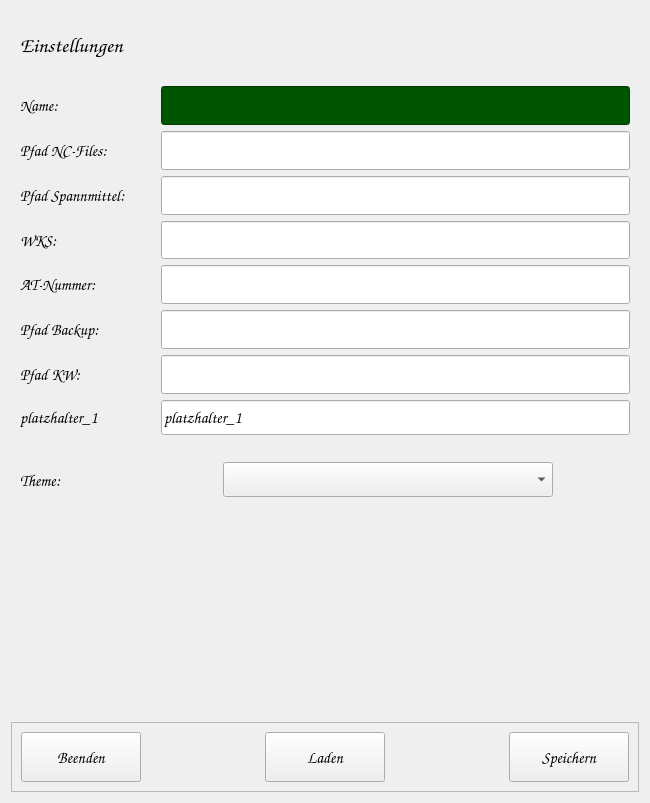
<?xml version="1.0" encoding="UTF-8"?>
<ui version="4.0">
 <class>frm_settings</class>
 <widget class="QWidget" name="frm_settings">
  <property name="windowModality">
   <enum>Qt::WindowModality::ApplicationModal</enum>
  </property>
  <property name="geometry">
   <rect>
    <x>0</x>
    <y>0</y>
    <width>650</width>
    <height>803</height>
   </rect>
  </property>
  <property name="minimumSize">
   <size>
    <width>650</width>
    <height>680</height>
   </size>
  </property>
  <property name="maximumSize">
   <size>
    <width>650</width>
    <height>1200</height>
   </size>
  </property>
  <property name="windowTitle">
   <string>Einstellungen</string>
  </property>
  <property name="windowIcon">
   <iconset>
    <normaloff>:/Buttons/download.png</normaloff>:/Buttons/download.png</iconset>
  </property>
  <layout class="QVBoxLayout" name="verticalLayout">
   <item>
    <widget class="QWidget" name="wg_title" native="true">
     <property name="sizePolicy">
      <sizepolicy hsizetype="Fixed" vsizetype="Fixed">
       <horstretch>0</horstretch>
       <verstretch>0</verstretch>
      </sizepolicy>
     </property>
     <property name="minimumSize">
      <size>
       <width>500</width>
       <height>60</height>
      </size>
     </property>
     <property name="maximumSize">
      <size>
       <width>500</width>
       <height>60</height>
      </size>
     </property>
     <layout class="QHBoxLayout" name="horizontalLayout">
      <item>
       <widget class="QLabel" name="lb_title_text">
        <property name="minimumSize">
         <size>
          <width>200</width>
          <height>50</height>
         </size>
        </property>
        <property name="maximumSize">
         <size>
          <width>400</width>
          <height>60</height>
         </size>
        </property>
        <property name="font">
         <font>
          <family>Comic Sans MS</family>
          <pointsize>16</pointsize>
          <bold>true</bold>
         </font>
        </property>
        <property name="text">
         <string>Einstellungen</string>
        </property>
        <property name="alignment">
         <set>Qt::AlignmentFlag::AlignLeading|Qt::AlignmentFlag::AlignLeft|Qt::AlignmentFlag::AlignVCenter</set>
        </property>
       </widget>
      </item>
      <item>
       <spacer name="horizontalSpacer">
        <property name="orientation">
         <enum>Qt::Orientation::Horizontal</enum>
        </property>
        <property name="sizeHint" stdset="0">
         <size>
          <width>40</width>
          <height>20</height>
         </size>
        </property>
       </spacer>
      </item>
     </layout>
    </widget>
   </item>
   <item>
    <widget class="QWidget" name="wg_formular" native="true">
     <property name="sizePolicy">
      <sizepolicy hsizetype="Fixed" vsizetype="Expanding">
       <horstretch>0</horstretch>
       <verstretch>0</verstretch>
      </sizepolicy>
     </property>
     <property name="minimumSize">
      <size>
       <width>500</width>
       <height>300</height>
      </size>
     </property>
     <property name="maximumSize">
      <size>
       <width>800</width>
       <height>1000</height>
      </size>
     </property>
     <property name="font">
      <font>
       <pointsize>10</pointsize>
      </font>
     </property>
     <layout class="QFormLayout" name="formLayout">
      <item row="1" column="0">
       <widget class="QLabel" name="lb_nc_base_path">
        <property name="minimumSize">
         <size>
          <width>130</width>
          <height>35</height>
         </size>
        </property>
        <property name="maximumSize">
         <size>
          <width>250</width>
          <height>50</height>
         </size>
        </property>
        <property name="font">
         <font>
          <family>Comic Sans MS</family>
          <pointsize>12</pointsize>
          <bold>true</bold>
         </font>
        </property>
        <property name="text">
         <string>Pfad NC-Files:</string>
        </property>
        <property name="alignment">
         <set>Qt::AlignmentFlag::AlignLeading|Qt::AlignmentFlag::AlignLeft|Qt::AlignmentFlag::AlignVCenter</set>
        </property>
       </widget>
      </item>
      <item row="1" column="1">
       <widget class="QLineEdit" name="le_nc_base_path">
        <property name="sizePolicy">
         <sizepolicy hsizetype="Expanding" vsizetype="Expanding">
          <horstretch>0</horstretch>
          <verstretch>0</verstretch>
         </sizepolicy>
        </property>
        <property name="minimumSize">
         <size>
          <width>330</width>
          <height>35</height>
         </size>
        </property>
        <property name="maximumSize">
         <size>
          <width>900</width>
          <height>50</height>
         </size>
        </property>
        <property name="font">
         <font>
          <family>Comic Sans MS</family>
          <pointsize>12</pointsize>
         </font>
        </property>
        <property name="text">
         <string/>
        </property>
       </widget>
      </item>
      <item row="2" column="0">
       <widget class="QLabel" name="lb_spannmittel_basis_pfad">
        <property name="minimumSize">
         <size>
          <width>135</width>
          <height>35</height>
         </size>
        </property>
        <property name="maximumSize">
         <size>
          <width>250</width>
          <height>50</height>
         </size>
        </property>
        <property name="font">
         <font>
          <family>Comic Sans MS</family>
          <pointsize>12</pointsize>
          <bold>true</bold>
         </font>
        </property>
        <property name="text">
         <string>Pfad Spannmittel: </string>
        </property>
        <property name="alignment">
         <set>Qt::AlignmentFlag::AlignLeading|Qt::AlignmentFlag::AlignLeft|Qt::AlignmentFlag::AlignVCenter</set>
        </property>
       </widget>
      </item>
      <item row="2" column="1">
       <widget class="QLineEdit" name="le_spannmittel_basis_pfad">
        <property name="sizePolicy">
         <sizepolicy hsizetype="Expanding" vsizetype="Expanding">
          <horstretch>0</horstretch>
          <verstretch>0</verstretch>
         </sizepolicy>
        </property>
        <property name="minimumSize">
         <size>
          <width>330</width>
          <height>35</height>
         </size>
        </property>
        <property name="maximumSize">
         <size>
          <width>900</width>
          <height>50</height>
         </size>
        </property>
        <property name="font">
         <font>
          <family>Comic Sans MS</family>
          <pointsize>12</pointsize>
         </font>
        </property>
       </widget>
      </item>
      <item row="3" column="0">
       <widget class="QLabel" name="lb_wks">
        <property name="minimumSize">
         <size>
          <width>130</width>
          <height>35</height>
         </size>
        </property>
        <property name="maximumSize">
         <size>
          <width>250</width>
          <height>50</height>
         </size>
        </property>
        <property name="font">
         <font>
          <family>Comic Sans MS</family>
          <pointsize>12</pointsize>
          <bold>true</bold>
         </font>
        </property>
        <property name="text">
         <string>WKS:</string>
        </property>
        <property name="alignment">
         <set>Qt::AlignmentFlag::AlignLeading|Qt::AlignmentFlag::AlignLeft|Qt::AlignmentFlag::AlignVCenter</set>
        </property>
       </widget>
      </item>
      <item row="3" column="1">
       <widget class="QLineEdit" name="le_wks">
        <property name="sizePolicy">
         <sizepolicy hsizetype="Expanding" vsizetype="Expanding">
          <horstretch>0</horstretch>
          <verstretch>0</verstretch>
         </sizepolicy>
        </property>
        <property name="minimumSize">
         <size>
          <width>330</width>
          <height>35</height>
         </size>
        </property>
        <property name="maximumSize">
         <size>
          <width>900</width>
          <height>50</height>
         </size>
        </property>
        <property name="font">
         <font>
          <family>Comic Sans MS</family>
          <pointsize>12</pointsize>
         </font>
        </property>
       </widget>
      </item>
      <item row="4" column="0">
       <widget class="QLabel" name="lb_projekt_prefix">
        <property name="minimumSize">
         <size>
          <width>130</width>
          <height>35</height>
         </size>
        </property>
        <property name="maximumSize">
         <size>
          <width>250</width>
          <height>50</height>
         </size>
        </property>
        <property name="font">
         <font>
          <family>Comic Sans MS</family>
          <pointsize>12</pointsize>
          <bold>true</bold>
         </font>
        </property>
        <property name="text">
         <string>AT-Nummer:</string>
        </property>
        <property name="alignment">
         <set>Qt::AlignmentFlag::AlignLeading|Qt::AlignmentFlag::AlignLeft|Qt::AlignmentFlag::AlignVCenter</set>
        </property>
       </widget>
      </item>
      <item row="4" column="1">
       <widget class="QLineEdit" name="le_projekt_prefix">
        <property name="sizePolicy">
         <sizepolicy hsizetype="Expanding" vsizetype="Expanding">
          <horstretch>0</horstretch>
          <verstretch>0</verstretch>
         </sizepolicy>
        </property>
        <property name="minimumSize">
         <size>
          <width>330</width>
          <height>35</height>
         </size>
        </property>
        <property name="maximumSize">
         <size>
          <width>900</width>
          <height>50</height>
         </size>
        </property>
        <property name="font">
         <font>
          <family>Comic Sans MS</family>
          <pointsize>12</pointsize>
         </font>
        </property>
       </widget>
      </item>
      <item row="5" column="0">
       <widget class="QLabel" name="lb_pfad_backup">
        <property name="minimumSize">
         <size>
          <width>130</width>
          <height>35</height>
         </size>
        </property>
        <property name="maximumSize">
         <size>
          <width>250</width>
          <height>50</height>
         </size>
        </property>
        <property name="font">
         <font>
          <family>Comic Sans MS</family>
          <pointsize>12</pointsize>
          <bold>true</bold>
         </font>
        </property>
        <property name="text">
         <string>Pfad Backup:</string>
        </property>
        <property name="alignment">
         <set>Qt::AlignmentFlag::AlignLeading|Qt::AlignmentFlag::AlignLeft|Qt::AlignmentFlag::AlignVCenter</set>
        </property>
       </widget>
      </item>
      <item row="5" column="1">
       <widget class="QLineEdit" name="le_pfad_backup">
        <property name="sizePolicy">
         <sizepolicy hsizetype="Expanding" vsizetype="Expanding">
          <horstretch>0</horstretch>
          <verstretch>0</verstretch>
         </sizepolicy>
        </property>
        <property name="minimumSize">
         <size>
          <width>330</width>
          <height>35</height>
         </size>
        </property>
        <property name="maximumSize">
         <size>
          <width>900</width>
          <height>50</height>
         </size>
        </property>
        <property name="font">
         <font>
          <family>Comic Sans MS</family>
          <pointsize>12</pointsize>
         </font>
        </property>
       </widget>
      </item>
      <item row="6" column="0">
       <widget class="QLabel" name="lb_pfad_template">
        <property name="minimumSize">
         <size>
          <width>130</width>
          <height>35</height>
         </size>
        </property>
        <property name="maximumSize">
         <size>
          <width>250</width>
          <height>50</height>
         </size>
        </property>
        <property name="font">
         <font>
          <family>Comic Sans MS</family>
          <pointsize>12</pointsize>
          <bold>true</bold>
         </font>
        </property>
        <property name="text">
         <string>Pfad KW:</string>
        </property>
        <property name="alignment">
         <set>Qt::AlignmentFlag::AlignLeading|Qt::AlignmentFlag::AlignLeft|Qt::AlignmentFlag::AlignVCenter</set>
        </property>
       </widget>
      </item>
      <item row="6" column="1">
       <widget class="QLineEdit" name="le_pfad_template">
        <property name="sizePolicy">
         <sizepolicy hsizetype="Expanding" vsizetype="Expanding">
          <horstretch>0</horstretch>
          <verstretch>0</verstretch>
         </sizepolicy>
        </property>
        <property name="minimumSize">
         <size>
          <width>330</width>
          <height>35</height>
         </size>
        </property>
        <property name="maximumSize">
         <size>
          <width>900</width>
          <height>50</height>
         </size>
        </property>
        <property name="font">
         <font>
          <family>Comic Sans MS</family>
          <pointsize>12</pointsize>
         </font>
        </property>
       </widget>
      </item>
      <item row="7" column="0">
       <widget class="QLabel" name="lb_platzhalter_1">
        <property name="minimumSize">
         <size>
          <width>120</width>
          <height>35</height>
         </size>
        </property>
        <property name="maximumSize">
         <size>
          <width>250</width>
          <height>50</height>
         </size>
        </property>
        <property name="font">
         <font>
          <family>Comic Sans MS</family>
          <pointsize>12</pointsize>
          <bold>true</bold>
         </font>
        </property>
        <property name="text">
         <string>platzhalter_1</string>
        </property>
        <property name="alignment">
         <set>Qt::AlignmentFlag::AlignLeading|Qt::AlignmentFlag::AlignLeft|Qt::AlignmentFlag::AlignVCenter</set>
        </property>
       </widget>
      </item>
      <item row="7" column="1">
       <widget class="QLineEdit" name="le_platzhalter_1">
        <property name="minimumSize">
         <size>
          <width>330</width>
          <height>35</height>
         </size>
        </property>
        <property name="maximumSize">
         <size>
          <width>900</width>
          <height>50</height>
         </size>
        </property>
        <property name="font">
         <font>
          <family>Comic Sans MS</family>
          <pointsize>12</pointsize>
         </font>
        </property>
        <property name="text">
         <string>platzhalter_1</string>
        </property>
       </widget>
      </item>
      <item row="0" column="0">
       <widget class="QLabel" name="lb_nutzername">
        <property name="minimumSize">
         <size>
          <width>130</width>
          <height>35</height>
         </size>
        </property>
        <property name="maximumSize">
         <size>
          <width>250</width>
          <height>50</height>
         </size>
        </property>
        <property name="font">
         <font>
          <family>Comic Sans MS</family>
          <pointsize>12</pointsize>
          <bold>true</bold>
         </font>
        </property>
        <property name="text">
         <string>Name:</string>
        </property>
        <property name="alignment">
         <set>Qt::AlignmentFlag::AlignLeading|Qt::AlignmentFlag::AlignLeft|Qt::AlignmentFlag::AlignVCenter</set>
        </property>
       </widget>
      </item>
      <item row="0" column="1">
       <widget class="QLineEdit" name="le_nutzername">
        <property name="sizePolicy">
         <sizepolicy hsizetype="Expanding" vsizetype="Expanding">
          <horstretch>0</horstretch>
          <verstretch>0</verstretch>
         </sizepolicy>
        </property>
        <property name="minimumSize">
         <size>
          <width>330</width>
          <height>35</height>
         </size>
        </property>
        <property name="maximumSize">
         <size>
          <width>900</width>
          <height>50</height>
         </size>
        </property>
        <property name="font">
         <font>
          <family>Comic Sans MS</family>
          <pointsize>12</pointsize>
         </font>
        </property>
        <property name="styleSheet">
         <string notr="true">background-color: rgb(0, 85, 0)
</string>
        </property>
       </widget>
      </item>
     </layout>
    </widget>
   </item>
   <item>
    <widget class="QWidget" name="wg_styles" native="true">
     <property name="minimumSize">
      <size>
       <width>500</width>
       <height>60</height>
      </size>
     </property>
     <layout class="QHBoxLayout" name="horizontalLayout_3">
      <item>
       <widget class="QLabel" name="lb_styles">
        <property name="minimumSize">
         <size>
          <width>120</width>
          <height>35</height>
         </size>
        </property>
        <property name="maximumSize">
         <size>
          <width>250</width>
          <height>50</height>
         </size>
        </property>
        <property name="font">
         <font>
          <family>Comic Sans MS</family>
          <pointsize>12</pointsize>
          <bold>true</bold>
         </font>
        </property>
        <property name="text">
         <string>Theme:</string>
        </property>
        <property name="alignment">
         <set>Qt::AlignmentFlag::AlignLeading|Qt::AlignmentFlag::AlignLeft|Qt::AlignmentFlag::AlignVCenter</set>
        </property>
       </widget>
      </item>
      <item>
       <spacer name="horizontalSpacer_3">
        <property name="orientation">
         <enum>Qt::Orientation::Horizontal</enum>
        </property>
        <property name="sizeHint" stdset="0">
         <size>
          <width>40</width>
          <height>20</height>
         </size>
        </property>
       </spacer>
      </item>
      <item>
       <widget class="QComboBox" name="cb_styles">
        <property name="minimumSize">
         <size>
          <width>330</width>
          <height>35</height>
         </size>
        </property>
        <property name="font">
         <font>
          <family>Comic Sans MS</family>
          <pointsize>12</pointsize>
         </font>
        </property>
       </widget>
      </item>
      <item>
       <spacer name="horizontalSpacer_5">
        <property name="orientation">
         <enum>Qt::Orientation::Horizontal</enum>
        </property>
        <property name="sizeHint" stdset="0">
         <size>
          <width>40</width>
          <height>20</height>
         </size>
        </property>
       </spacer>
      </item>
     </layout>
    </widget>
   </item>
   <item>
    <widget class="QLabel" name="lb_ausgabe">
     <property name="sizePolicy">
      <sizepolicy hsizetype="Fixed" vsizetype="Expanding">
       <horstretch>0</horstretch>
       <verstretch>0</verstretch>
      </sizepolicy>
     </property>
     <property name="minimumSize">
      <size>
       <width>500</width>
       <height>100</height>
      </size>
     </property>
     <property name="maximumSize">
      <size>
       <width>700</width>
       <height>200</height>
      </size>
     </property>
     <property name="font">
      <font>
       <family>Comic Sans MS</family>
       <pointsize>14</pointsize>
       <bold>true</bold>
      </font>
     </property>
     <property name="text">
      <string/>
     </property>
     <property name="alignment">
      <set>Qt::AlignmentFlag::AlignCenter</set>
     </property>
    </widget>
   </item>
   <item>
    <widget class="QFrame" name="fr_buttons">
     <property name="minimumSize">
      <size>
       <width>500</width>
       <height>70</height>
      </size>
     </property>
     <property name="maximumSize">
      <size>
       <width>800</width>
       <height>100</height>
      </size>
     </property>
     <property name="frameShape">
      <enum>QFrame::Shape::StyledPanel</enum>
     </property>
     <property name="frameShadow">
      <enum>QFrame::Shadow::Raised</enum>
     </property>
     <layout class="QHBoxLayout" name="horizontalLayout_2">
      <item>
       <widget class="QPushButton" name="pb_abbrechen">
        <property name="minimumSize">
         <size>
          <width>120</width>
          <height>50</height>
         </size>
        </property>
        <property name="font">
         <font>
          <family>Comic Sans MS</family>
          <pointsize>12</pointsize>
          <bold>true</bold>
         </font>
        </property>
        <property name="text">
         <string>Beenden</string>
        </property>
        <property name="iconSize">
         <size>
          <width>28</width>
          <height>28</height>
         </size>
        </property>
       </widget>
      </item>
      <item>
       <spacer name="horizontalSpacer_2">
        <property name="orientation">
         <enum>Qt::Orientation::Horizontal</enum>
        </property>
        <property name="sizeHint" stdset="0">
         <size>
          <width>40</width>
          <height>20</height>
         </size>
        </property>
       </spacer>
      </item>
      <item>
       <widget class="QPushButton" name="pb_laden">
        <property name="minimumSize">
         <size>
          <width>120</width>
          <height>50</height>
         </size>
        </property>
        <property name="font">
         <font>
          <family>Comic Sans MS</family>
          <pointsize>12</pointsize>
          <bold>true</bold>
         </font>
        </property>
        <property name="text">
         <string>Laden</string>
        </property>
        <property name="iconSize">
         <size>
          <width>28</width>
          <height>28</height>
         </size>
        </property>
       </widget>
      </item>
      <item>
       <spacer name="horizontalSpacer_4">
        <property name="orientation">
         <enum>Qt::Orientation::Horizontal</enum>
        </property>
        <property name="sizeHint" stdset="0">
         <size>
          <width>40</width>
          <height>20</height>
         </size>
        </property>
       </spacer>
      </item>
      <item>
       <widget class="QPushButton" name="pb_speichern">
        <property name="minimumSize">
         <size>
          <width>120</width>
          <height>50</height>
         </size>
        </property>
        <property name="font">
         <font>
          <family>Comic Sans MS</family>
          <pointsize>12</pointsize>
          <bold>true</bold>
         </font>
        </property>
        <property name="text">
         <string>Speichern</string>
        </property>
        <property name="iconSize">
         <size>
          <width>28</width>
          <height>28</height>
         </size>
        </property>
        <property name="shortcut">
         <string>Return</string>
        </property>
       </widget>
      </item>
     </layout>
    </widget>
   </item>
  </layout>
 </widget>
 <resources/>
 <connections>
  <connection>
   <sender>pb_abbrechen</sender>
   <signal>clicked()</signal>
   <receiver>frm_settings</receiver>
   <slot>close()</slot>
   <hints>
    <hint type="sourcelabel">
     <x>93</x>
     <y>755</y>
    </hint>
    <hint type="destinationlabel">
     <x>261</x>
     <y>399</y>
    </hint>
   </hints>
  </connection>
 </connections>
</ui>
